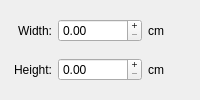
               <widget class="QWidget" name="m_paperFormatCustomTab" >
                <attribute name="title" >
                 <string>Custom</string>
                </attribute>
                <layout class="QGridLayout" >
                 <property name="margin" >
                  <number>9</number>
                 </property>
                 <property name="spacing" >
                  <number>6</number>
                 </property>
                 <item row="1" column="2" >
                  <widget class="QLabel" name="m_paperCustomHeightDimensionUnitLabel" >
                   <property name="text" >
                    <string>cm</string>
                   </property>
                  </widget>
                 </item>
                 <item row="0" column="0" >
                  <widget class="QLabel" name="m_paperCustomWidthLabel" >
                   <property name="text" >
                    <string>Width:</string>
                   </property>
                   <property name="alignment" >
                    <set>Qt::AlignRight|Qt::AlignTrailing|Qt::AlignVCenter</set>
                   </property>
                  </widget>
                 </item>
                 <item row="0" column="2" >
                  <widget class="QLabel" name="m_paperCustomWidthDimensionUnitLabel" >
                   <property name="text" >
                    <string>cm</string>
                   </property>
                  </widget>
                 </item>
                 <item row="1" column="0" >
                  <widget class="QLabel" name="m_paperCustomHeightLabel" >
                   <property name="text" >
                    <string>Height:</string>
                   </property>
                   <property name="alignment" >
                    <set>Qt::AlignRight|Qt::AlignTrailing|Qt::AlignVCenter</set>
                   </property>
                  </widget>
                 </item>
                 <item row="0" column="1" >
                  <widget class="QtPosteRazorSpinBox" name="m_paperCustomWidthSpinner" >
                   <property name="sizePolicy" >
                    <sizepolicy vsizetype="Fixed" hsizetype="Maximum" >
                     <horstretch>0</horstretch>
                     <verstretch>0</verstretch>
                    </sizepolicy>
                   </property>
                   <property name="buttonSymbols" >
                    <enum>QAbstractSpinBox::PlusMinus</enum>
                   </property>
                   <property name="maximum" >
                    <double>999999.000000000000000</double>
                   </property>
                  </widget>
                 </item>
                 <item row="1" column="1" >
                  <widget class="QtPosteRazorSpinBox" name="m_paperCustomHeightSpinner" >
                   <property name="sizePolicy" >
                    <sizepolicy vsizetype="Fixed" hsizetype="Maximum" >
                     <horstretch>0</horstretch>
                     <verstretch>0</verstretch>
                    </sizepolicy>
                   </property>
                   <property name="buttonSymbols" >
                    <enum>QAbstractSpinBox::PlusMinus</enum>
                   </property>
                   <property name="maximum" >
                    <double>999999.000000000000000</double>
                   </property>
                  </widget>
                 </item>
                </layout>
               </widget>
